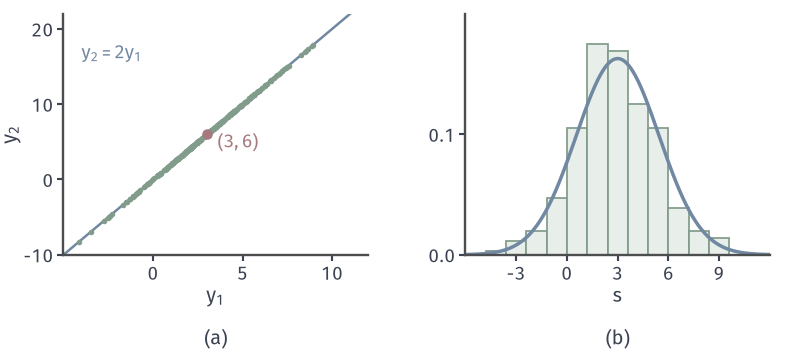

Write the Python code that produced this figure.
"""Degenerate Gaussian. X ~ N(mu,Sigma), mu=(2,1), Sigma=[[2,1],[1,2]]; S=X1+X2 ~ N(3,6);
Y=(S,2S) has covariance 6[[1,2],[2,4]] of rank 1 and lies on the line y2=2y1.
(a) 300 points of Y (seed 5) on the line, mean (3,6) marked;
(b) histogram of the line coordinate S (green) and the N(3,6) density (blue)."""
from pathlib import Path
import sys
sys.path.insert(0, str(Path(__file__).resolve().parents[1]/'mvd-common'))
from mvd_fig import *

rng = np.random.default_rng(5)
mu = np.array([2., 1.]); S = np.array([[2., 1.], [1., 2.]]); L = np.linalg.cholesky(S)
X = mu + rng.standard_normal((300, 2)) @ L.T
s = X.sum(1); Y = np.c_[s, 2*s]
fig, axes = figure(width_mm=112, height_mm=50, ncols=2)
panel(fig, left=.08, right=.97, top=.96, bottom=.28, wspace=.32)
ax = axes[0]; style(ax)
xx = np.linspace(-6, 11, 2); ax.plot(xx, 2*xx, color=BLUE, lw=1.0)
ax.plot(Y[:, 0], Y[:, 1], '.', ms=2.4, color=GREEN, zorder=4)
dot(ax, 3, 6)
lab(ax, -4, 16, '$y_2=2y_1$', BLUE, ha='left'); lab(ax, 3.6, 4.2, '$(3,6)$', RED, ha='left')
ax.set_xlim(-5, 12); ax.set_ylim(-10, 22); ax.set_xticks([0, 5, 10]); ax.set_yticks([-10, 0, 10, 20])
axlab(ax, '$y_1$', '$y_2$')
ax = axes[1]; style(ax)
ax.hist(s, bins=np.arange(-6, 12.1, 1.2), density=True, color=GREEN_FILL, edgecolor=GREEN, lw=.7)
g = np.linspace(-6, 12, 400); ax.plot(g, npdf(g, 3, 6), color=BLUE, lw=1.4)
ax.set_xlim(-6, 12); ax.set_ylim(0, .2); ax.set_xticks([-3, 0, 3, 6, 9]); ax.set_yticks([0, .1])
axlab(ax, '$s$')
tags(fig, axes)
save(fig, HERE(__file__), 'figure', {'seed': 5, 'n': 300, 'rank': int(np.linalg.matrix_rank(6*np.array([[1, 2], [2, 4]]))), 'mean_s': float(s.mean()), 'var_s': float(s.var())})
